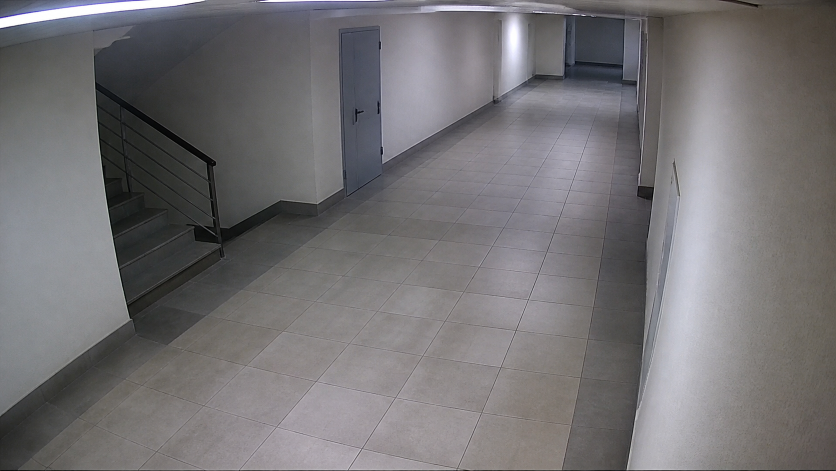
#> input picture demo_assets/cctv_corridor_background.png, 1672 x 941 px (shown at 1/2 size)
$ python create_cctv_demo.py
#> lines starting #> are read from the running program, lines starting #| are printed output that depends on the picture
"""Build a clearly-labelled simulated CCTV MP4 from a reference photo.

It is for pipeline testing only.  It intentionally models distance, compression,
motion blur, low light, and frame noise; it must never be represented as real
surveillance evidence.
"""

import argparse
from pathlib import Path

import cv2
import numpy as np


def paste_subject(frame, portrait, centre_x, baseline, scale):
    """Place a full-body RGBA subject; alpha avoids a pasted-photo rectangle."""
    portrait_h = max(24, int(portrait.shape[0] * scale))
    portrait_w = max(20, int(portrait.shape[1] * scale))
    subject = cv2.resize(portrait, (portrait_w, portrait_h), interpolation=cv2.INTER_AREA if scale < 1 else cv2.INTER_CUBIC)
    # At close range the person naturally extends below the frame, but their
    # face remains visible near the camera's upper-middle field of view.
    x0 = int(centre_x - portrait_w / 2)
    y0 = max(0, int(baseline - portrait_h))
    dst_x0, dst_y0 = max(0, x0), max(0, y0)
    dst_x1, dst_y1 = min(frame.shape[1], x0 + portrait_w), min(frame.shape[0], y0 + portrait_h)
    if dst_x1 <= dst_x0 or dst_y1 <= dst_y0:
        return
    src_x0, src_y0 = dst_x0 - x0, dst_y0 - y0
    src_x1, src_y1 = src_x0 + (dst_x1 - dst_x0), src_y0 + (dst_y1 - dst_y0)
    subject = subject[src_y0:src_y1, src_x0:src_x1]
    roi = frame[dst_y0:dst_y1, dst_x0:dst_x1]
    alpha = subject[:, :, 3:4].astype(np.float32) / 255.0
    frame[dst_y0:dst_y1, dst_x0:dst_x1] = (subject[:, :, :3] * alpha + roi * (1 - alpha)).astype(np.uint8)


def cctv_degrade(frame, rng):
    small = cv2.resize(frame, (640, 360), interpolation=cv2.INTER_AREA)
    small = cv2.GaussianBlur(small, (3, 3), 0.65)
    noise = rng.normal(0, 5, small.shape).astype(np.int16)
    small = np.clip(small.astype(np.int16) + noise, 0, 255).astype(np.uint8)
    return cv2.resize(small, (1280, 720), interpolation=cv2.INTER_LINEAR)


def main():
    parser = argparse.ArgumentParser(description="Create a simulated CCTV MP4 for scanner testing.")
    parser.add_argument("--background", default="demo_assets/cctv_corridor_background.png")
    parser.add_argument("--portrait", default="demo_assets/fictional_subject.png", help="RGBA cutout of the fictional subject")
    parser.add_argument("--output", default="demo_cctv_simulated.mp4")
    parser.add_argument("--seconds", type=float, default=10.0)
    parser.add_argument("--fps", type=int, default=15)
    args = parser.parse_args()
    if args.seconds <= 0 or args.fps < 1:
        raise SystemExit("--seconds and --fps must be positive")
    background, portrait = cv2.imread(args.background), cv2.imread(args.portrait, cv2.IMREAD_UNCHANGED)
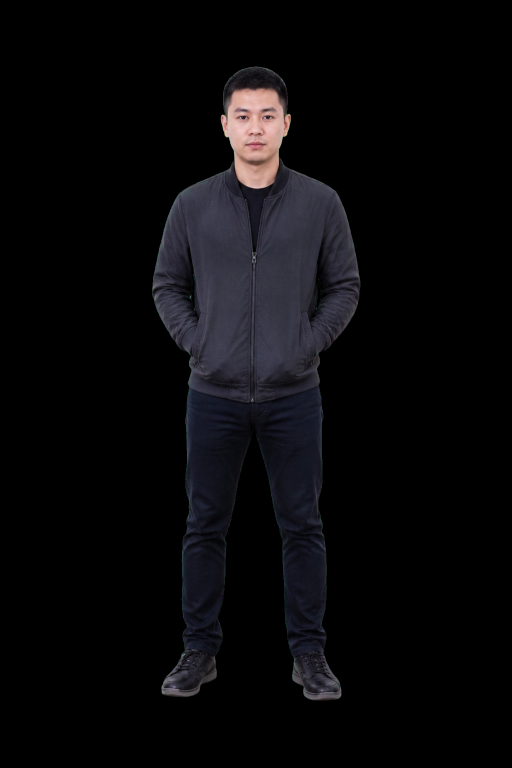
#> input picture demo_assets/fictional_subject.png, 1024 x 1536 px (shown at 1/2 size)
#> background is the input picture: shape (941, 1672, 3); mean B, G, R 115.4, 113.4, 115.5
#> portrait is the input picture: shape (1536, 1024, 4); mean B, G, R, A 10.3, 8.6, 9.2, 46.8
    if background is None or portrait is None:
        raise SystemExit("Could not read --background or --portrait")
    background = cv2.resize(background, (1280, 720), interpolation=cv2.INTER_AREA)
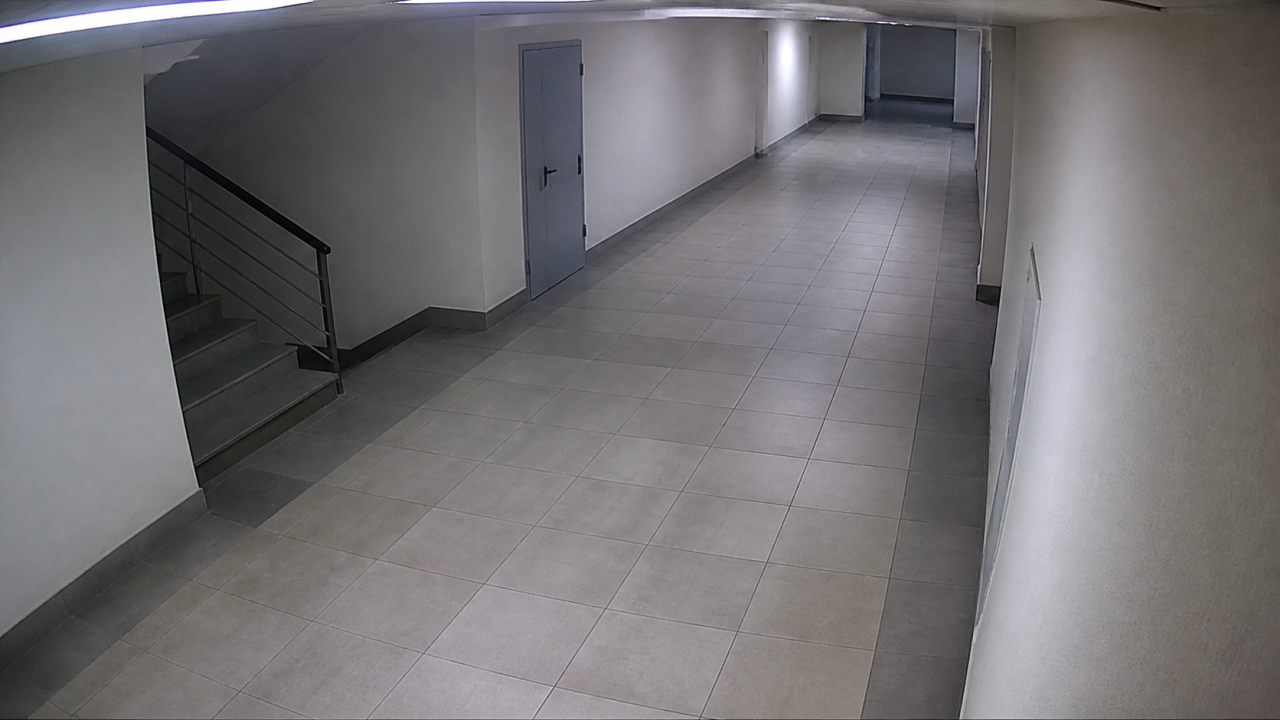
#> background: shape (720, 1280, 3); mean B, G, R 115.4, 113.4, 115.5
    writer = cv2.VideoWriter(args.output, cv2.VideoWriter_fourcc(*"mp4v"), args.fps, (1280, 720))
    if not writer.isOpened():
        raise SystemExit(f"Could not create {args.output}")
    rng, total = np.random.default_rng(20260810), int(args.seconds * args.fps)
    for frame_number in range(total):
        progress = frame_number / max(1, total - 1)
        frame = background.copy()
        # The target enters distant, approaches the camera, pauses in the
        # useful recognition zone, then exits.  Scale is intentionally modest.
        if .12 <= progress <= .88:
            approach = min(1.0, max(0.0, (progress - .12) / .52))
            depart = max(0.0, (progress - .76) / .12)
            scale = .16 + .66 * approach * (1 - .55 * depart)
            x = int(710 - 260 * progress + 14 * np.sin(frame_number * .35))
            paste_subject(frame, portrait, x, 650, scale)
        frame = cctv_degrade(frame, rng)
        cv2.putText(frame, "SIMULATED CCTV - TEST FOOTAGE ONLY", (24, 42), cv2.FONT_HERSHEY_SIMPLEX, .72, (20, 30, 235), 2, cv2.LINE_AA)
        cv2.putText(frame, f"CAM DEMO-01   2026-08-10 10:00:{frame_number // args.fps:02d}", (24, 690), cv2.FONT_HERSHEY_SIMPLEX, .56, (235, 235, 235), 1, cv2.LINE_AA)
        writer.write(frame)
    writer.release()
    print(f"Created {Path(args.output).resolve()} ({total} frames at {args.fps} fps).")


if __name__ == "__main__":
    main()
